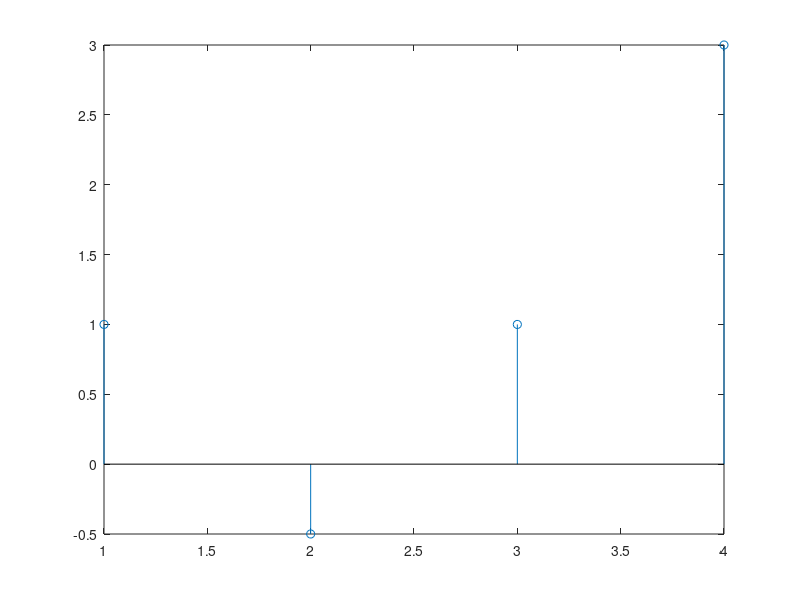
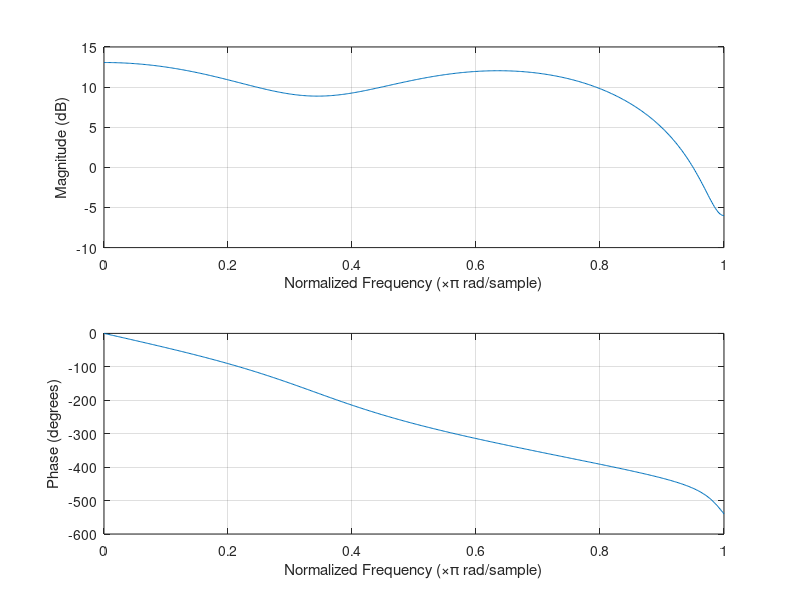

Write MATLAB code to recreate these figures, in order. (Note: this script raises an error after producing the figures.)
clear;
close all;
h = [1,-0.5 , 1, 3];

stem(h);
figure;
freqz(h);
%hd=dfilt.dfsymfir(h);
hd = dfilt.dffir(h);
realizemdl(hd);
